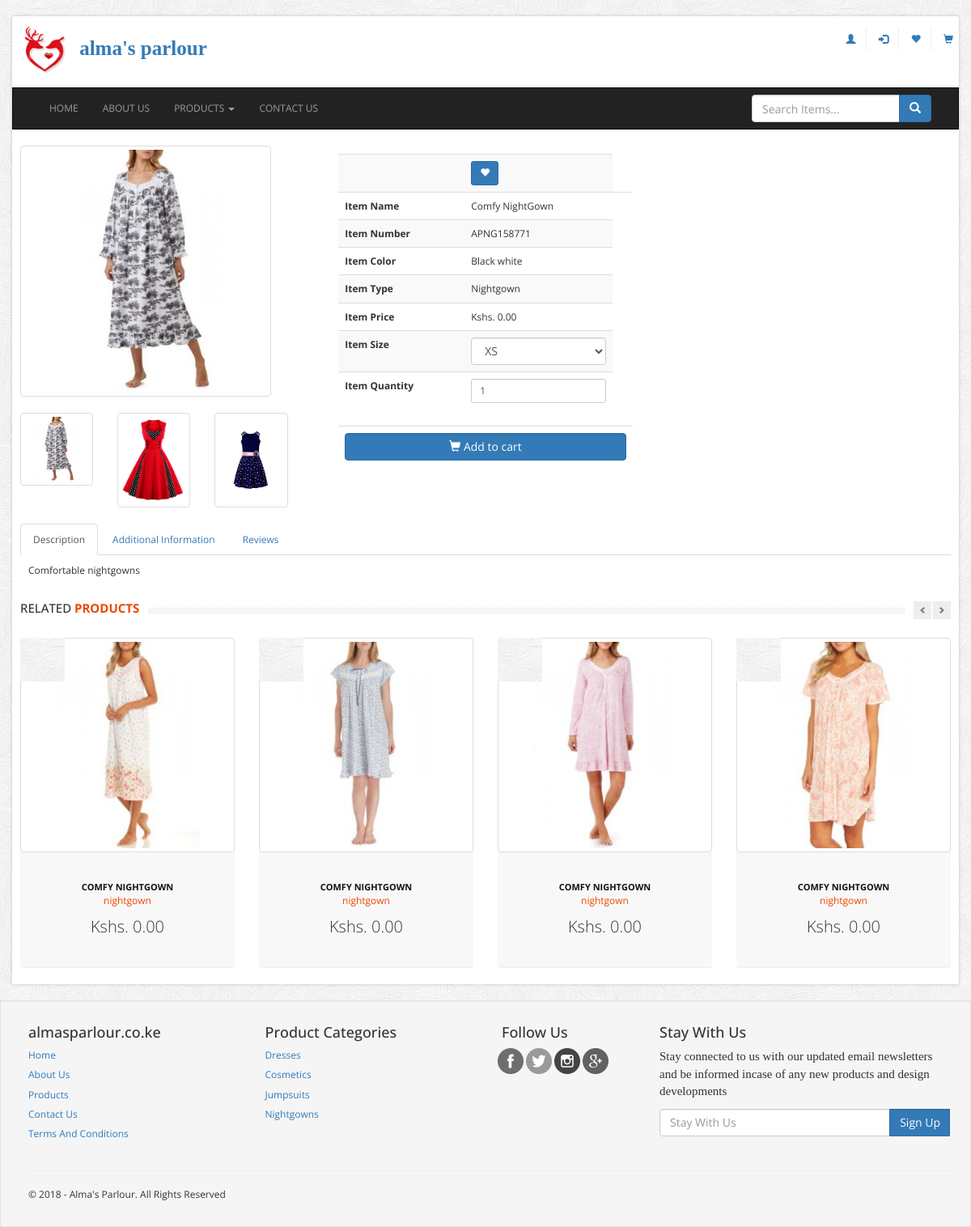
The app's page /view/display-item.php?ic=d3d9446802a44259755d38e6d163e820-10 with its own data.
### tables this page shows
CREATE TABLE `items_list` (
  `item_id` int(11) NOT NULL,
  `item_code` varchar(100) NOT NULL,
  `item_name` varchar(50) NOT NULL,
  `type` varchar(100) NOT NULL,
  `description` longtext NOT NULL,
  `additional_info` longtext NOT NULL,
  `color` varchar(20) NOT NULL,
  `image_path` varchar(100) NOT NULL,
  `item_price` decimal(10,2) NOT NULL,
  `item_size` varchar(10) NOT NULL,
  `item_quantity` int(11) NOT NULL,
  `upload_date` timestamp NOT NULL DEFAULT CURRENT_TIMESTAMP
);

### include/connect-db.inc.php (called while the page is built, shortened)
<?php
$conn = mysqli_connect(DBHOST,DBUSER,DBPASS,DBNAME);
function clean_input($data)
{
    global $conn;
    $data = htmlspecialchars($data);
    $data = trim($data);
    $data = stripslashes($data);
    $data = strip_tags($data);
    $data = mysqli_real_escape_string($conn, $data);
    return $data;
}
?>

### behind-scenes/display-item-backend.php (called while the page is built, shortened)
<?php
include_once __DIR__."/../include/connect-db.inc.php";
$item_id = FALSE;
    if(isset($_GET['ic']))
    {
        $item_id = clean_input($_GET['ic']);
        $get_item_id = explode("-",$item_id);
        if(preg_match('%^[1-9][0-9]{0,9}$%',$get_item_id[1]))
        {
            $item_id = clean_input($get_item_id[1]);
        }
        else
        {
            $item_id = FALSE;
            $dp_message = "Invalid item data";
        }
    }
    if($item_id)
    {
        $get_item_info = mysqli_query($conn, "SELECT * FROM items_list WHERE item_id='$item_id'") or trigger_error("Item acquisition error");
        if(mysqli_num_rows($get_item_info)> 0)
        {
            $all_info = mysqli_fetch_assoc($get_item_info);
            $item_id_num = $all_info['item_id'];
            $item_code = $all_info['item_code'];
            $item_name = $all_info['item_name'];
            $item_type = $all_info['type'];
            $item_descr = $all_info['description'];
            $item_color = $all_info['color'];
            $item_image_path = "../".$all_info['image_path'];
            $item_price = $all_info['item_price'];
            $item_size = $all_info['item_size'];
            $item_quantity = $all_info['item_quantity'];
        }
        else
            $dp_message = "No item to display";
    }
    else
        $dp_message = "Invalid data entry";
?>

### behind-scenes/acquire-items.php (called while the page is built, shortened)
<?php
require_once __DIR__.'/../include/connect-db.inc.php';
$display_id = FALSE;
$items_query = mysqli_query($conn, "SELECT *,image_path,item_id,item_name,item_price,type,upload_date FROM items_list WHERE upload_date < now() ORDER BY upload_date DESC") or trigger_error("Query Failed");
if(mysqli_affected_rows($conn) > 0)
{
    while($items_display = mysqli_fetch_assoc($items_query))
    {
        $display_id [] = $items_display['item_id'];
        $display_image [] = "../".$items_display['image_path'];
        $display_name [] = $items_display['item_name'];
        $display_price [] = $items_display['item_price'];
        $display_type [] = $items_display['type'];
    }
}
?>

### view/display-item.php (the view, shortened to what this page needs)
<?php
include_once __DIR__.'/../include/master.inc.php';
include_once __DIR__.'/../behind-scenes/display-item-backend.php';
include_once __DIR__.'/../behind-scenes/acquire-items.php';
?>
<div id="wrapper" class="container">
    <?php
    include __DIR__."/../include/navbar.inc.php";
    ?>
<div class="main-content">
    <div class="row">
        <div class="col-md-4">
            <div class="row">
                <div class="col-md-12" id="display-area">
                    <div class="carousel slide" id="myCarousel">
                        <div class="carousel-inner">
                            <div class="active item" data-slide-number="0">
                                <img src="<?php echo $item_image_path;?>" alt="product-image-1" class="thumbnail">
                            </div>
                        </div>
                    </div>
                </div>
            </div>
            <div class="row slider-children" id="slider-thumbs">
                <div class="col-md-11">
                    <div class="thumbnails" style="margin-left: -15px;margin-right: -15px;">
                        <div class="col-md-4">
                            <a class="thumbnail" id="carousel-selector-3">
                                <img src="<?php echo $item_image_path;?>" alt="img-thumb-1"/>
                            </a>
                        </div>
                        <div class="col-md-4">
                            <a class="thumbnail" id="carousel-selector-1">
                                <img src="../items-images/dresses/dress-image-1.jpg" alt="img-thumb-2"/>
                            </a>
                        </div>
                        <div class="col-md-4">
                            <a class="thumbnail" id="carousel-selector-2">
                                <img src="../items-images/dresses/dress-image-2.jpg" alt="img-thumb-3"/>
                            </a>
                        </div>
                    </div>
                </div>
            </div>
        </div>
        <div class="col-md-4">
            <div class="item-info-display" style="margin-top: 10px;">
                <form action="/../almas-parlour/behind-scenes/favs-process.php" method="post">
                <table class="table table-striped">
                    <tr>
                        <td></td>
                        <td>
                            <button type="button" class="btn btn-primary btn-sm" id="fav-button">
                                <span class="glyphicon glyphicon-heart"></span>
                            </button>
                        </td>
                    </tr>
                    <tr>
                        <th>Item Name</th>
                        <td><?php echo $item_name;?></td>
                        <td>
                        </td>
                    </tr>
                    <tr>
                        <th>Item Number</th>
                        <td><?php echo $item_code;?></td>
                    </tr>
                    <tr>
                        <th>Item Color</th>
                        <td><?php echo ucfirst($item_color);?></td>
                    </tr>
                    <tr>
                        <th>Item Type</th>
                        <td><?php echo ucfirst($item_type);?></td>
                    </tr>
                    <tr>
                        <th>Item Price</th>
                        <td><?php echo "Kshs. ".$item_price;?><input type="hidden" value="<?php echo $item_price;?>" id="item_price"/></td>
                    </tr>
                    <tr>
                        <th>Item Size</th>
                        <td>
                            <select name="item_size" id="item_size_id" class="form-control">
                                <?php $item_array = array(50,100,250,500,750,1000);$items_array = array('XS','S','M','L','XL','XXl');?>
                                <?php if($item_type != 'cosmetics'):foreach($items_array as $key=>$value):?>
                                <option value="<?php echo $value;?>" <?php if($value == $item_size){?>selected<?php }?>><?php echo $value;?></option>
                                <?php endforeach;else:foreach($item_array as $key=>$value):?>
                                <option value="<?php echo $value;?>"><?php echo $value."ml";?></option>
                                <?php endforeach;endif;?>
                            </select>
                        </td>
                    </tr>
                    <tr>
                        <th>Item Quantity</th>
                        <td>
                            <div class="quantity-control">
                                <input type="number" min="1" max="<?php echo $item_quantity;?>" name="item_quantity" id="display_quantity" class="form-control input-sm" value="1"/>
                            </div>
                        </td>
                    </tr>
                </table>
                <table class="table">
                    <tr>
                        <td>
                            <div class="form-group">
                                <button class="btn btn-primary form-control" id="display_append">
                                    <span class="glyphicon glyphicon-shopping-cart" align="left"></span> Add to cart
                                </button>
                            </div>
                        </td>
                    </tr>
                </table>
            </form>
            </div>
        </div>
    </div>
    <div class="row">
        <div class="col-md-12">
            <ul class="nav nav-tabs" id="product-tab" data-tab="tabs">
                <li class="test-class active">
                    <a href="#item-descr" data-toggle="tab"> Description</a>
                </li>
                <li class="test-class">
                    <a href="#add-info" data-toggle="tab">Additional Information</a>
                </li>
                <li class="test-class">
                    <a href="#user-reviews" data-toggle="tab">Reviews</a>
                </li>
            </ul>
            <div class="tab-content" id="tab-content-id">
                <div class="tab-pane active" id="item-descr">
                    <p class="desc-text">
                        <?php echo $item_descr;?>
                    </p>
                </div>
            </div>
        </div>
    </div>
    <div class="row" style="margin-bottom: 20px;">
        <div class="col-md-12">
            <div class="row">
                <div class="col-md-12">
                    <h4 class="title">
                        <span class="pull-left"><span class="text"><span class="line">Related <strong>Products</strong></span></span></span>
                        <span class="pull-right">
                            <a class="left button" href="#myCarousel-2" data-slide="prev"></a><a class="right button" href="#myCarousel-2" data-slide="next"></a>
                        </span>
                    </h4>
                    <div id="myCarousel-2" class="carousel slide">
                        <div class="carousel-inner">
                            <div class="item active">
                                <div class="row">
                                    <?php $counter = 0;?>
                                    <?php foreach($display_id as $key=>$value):
                                        if($counter < 4 && $display_type[$key] == $item_type && $display_id[$key] != $item_id_num):?>
                                        <div class="col-md-3">
                                            <div class="product-box">
                                                <span class="sale_tag"></span>
                                                <a href="display-item.php?ic=<?php echo md5($display_id[$key]);?>-<?php echo $display_id[$key];?>" class="thumbnail">
                                                    <img src="<?php echo $display_image[$key];?>" alt="product-image-<?php echo md5($display_id[$key]);?>" />
                                                </a>
                                                <a href="display-item.php?ic=<?php echo md5($display_id[$key]);?>-<?php echo $display_id[$key];?>" class="title">
                                                    <?php echo $display_name[$key];?>
                                                </a><br/>
                                                <a href="display-item.php?ic=<?php echo md5($display_id[$key]);?>-<?php echo $display_id[$key];?>" class="category">
                                                    <?php echo $display_type[$key];?>
                                                </a>
                                                <p class="price">
                                                    Kshs. <?php echo $display_price[$key];?>
                                                </p>
                                            </div>
                                        </div>
                                    <?php $counter++;endif;endforeach;?>
                                </div>
                            </div>
                        </div>
                    </div>
                </div>
            </div>
        </div>
    </div>
</div>
</div>
<?php
include_once __DIR__.'/../include/footer-page.inc.php';
?>

### styles/master-style.css (style rules this page uses)
* { padding: 0; margin: 0; }
html, body { height: 100%; }

### styles/body-style.css (style rules this page uses)
html, body { font-size: 12px; font-family: 'Open Sans', arial, tahoma, sans-serif; background:url(../images/bg.png) repeat 0 0 fixed; }

### styles/added-styles.css (style rules this page uses)
#wrapper,#top-bar { background: #fff; margin: 20px auto 20px auto; box-shadow: 0px 0px 4px 0px rgba(0, 0, 0, 0.2); -moz-box-shadow: 0px 0px 4px 0px rgba(0, 0, 0, 0.2); -webkit-box-shadow: 0px 0px 4px 0px rgba(0, 0, 0, 0.2); padding:0px 10px; }
.product-box { text-align:center; padding-bottom:15px; position: relative; background-color:#f8f8f8; border-radius: 4px; -moz-border-radius: 4px; -webkit-border-radius: 4px; border-bottom:1px solid #eee; }
.product-box span.sale_tag { background: url(../themes/images/bg.png) no-repeat scroll 0 0 transparent; height: 54px; position: absolute; width: 55px; z-index: 100; top:0; left:0; }
.product-box img { overflow:hidden; max-height: 260px; }
.product-box a.title { text-transform:uppercase; color:#111111; display:inline-block; font-weight:bold; font-size:11px; margin:15px 0 0px 0; }
.product-box a.category { color:#eb4800; }
.product-box p.price { font-size:20px; font-weight:300; padding:10px 0; }
h4.title { background: url(../themes/images/line_bar.png) 0 8px repeat-x; padding-bottom:5px; margin-bottom:15px; overflow:hidden; text-transform:uppercase; font-size:15px; min-height:27px; width:100%; }
h4.title strong { color:#eb4800; }
h4.title span.text { background-color:#fff; padding-right:10px; }
h4.title .left { background: url(../themes/images/arrow-pleft.png) #eee no-repeat center center; margin-right:2px; }
h4.title .right { background: url(../themes/images/arrow-p.png) #eee no-repeat center center; }
h4.title .pull-right { background-color:#fff; padding-left:10px; }
h4.title .left,h4.title .right { display: inline-block; width: 22px; height: 22px; cursor: pointer; }
#tab-content-id { padding: 10px; }
#display-area #myCarousel img { max-height: 400px; }

### records on screen
items_list: image_path (picture), item_name "Comfy NightGown", item_code "APNG158771", color "Black white", type "Nightgown", item_price "0.00", item_size "XS", description "Comfortable nightgowns"

### other values on screen
$display_name[$key] "COMFY NIGHTGOWN"
$display_type[$key] "nightgown"
$display_price[$key] "0.00"
